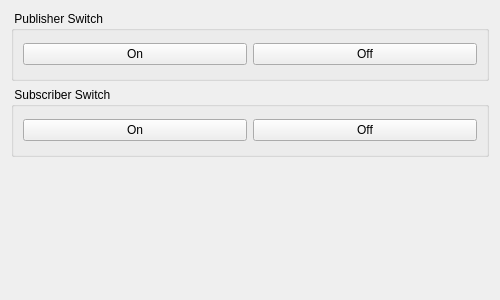
<?xml version="1.0" encoding="UTF-8"?>
<ui version="4.0">
 <class>RqtExampleWidget</class>
 <widget class="QWidget" name="RqtExampleWidget">
  <property name="enabled">
   <bool>true</bool>
  </property>
  <property name="geometry">
   <rect>
    <x>0</x>
    <y>0</y>
    <width>500</width>
    <height>300</height>
   </rect>
  </property>
  <property name="sizePolicy">
   <sizepolicy hsizetype="Minimum" vsizetype="Minimum">
    <horstretch>0</horstretch>
    <verstretch>0</verstretch>
   </sizepolicy>
  </property>
  <property name="minimumSize">
   <size>
    <width>500</width>
    <height>300</height>
   </size>
  </property>
  <property name="contextMenuPolicy">
   <enum>Qt::ActionsContextMenu</enum>
  </property>
  <property name="windowTitle">
   <string>RQT Example</string>
  </property>
  <layout class="QHBoxLayout" name="horizontalLayout">
   <item>
    <layout class="QVBoxLayout" name="verticalLayout_1">
     <item>
      <widget class="QGroupBox" name="groupBox_2">
       <property name="sizePolicy">
        <sizepolicy hsizetype="MinimumExpanding" vsizetype="Minimum">
         <horstretch>0</horstretch>
         <verstretch>0</verstretch>
        </sizepolicy>
       </property>
       <property name="minimumSize">
        <size>
         <width>200</width>
         <height>70</height>
        </size>
       </property>
       <property name="title">
        <string> Publisher Switch</string>
       </property>
       <layout class="QGridLayout" name="gridLayout">
        <item row="0" column="1">
         <widget class="QPushButton" name="pub_off_button">
          <property name="text">
           <string>Off</string>
          </property>
         </widget>
        </item>
        <item row="0" column="0">
         <widget class="QPushButton" name="pub_on_button">
          <property name="text">
           <string>On</string>
          </property>
         </widget>
        </item>
       </layout>
      </widget>
     </item>
     <item>
      <widget class="QGroupBox" name="groupBox_3">
       <property name="sizePolicy">
        <sizepolicy hsizetype="MinimumExpanding" vsizetype="Minimum">
         <horstretch>0</horstretch>
         <verstretch>0</verstretch>
        </sizepolicy>
       </property>
       <property name="minimumSize">
        <size>
         <width>200</width>
         <height>70</height>
        </size>
       </property>
       <property name="title">
        <string> Subscriber Switch</string>
       </property>
       <layout class="QGridLayout" name="gridLayout">
        <item row="0" column="1">
         <widget class="QPushButton" name="sub_off_button">
          <property name="text">
           <string>Off</string>
          </property>
         </widget>
        </item>
        <item row="0" column="0">
         <widget class="QPushButton" name="sub_on_button">
          <property name="text">
           <string>On</string>
          </property>
         </widget>
        </item>
       </layout>
      </widget>
     </item>
     <item>
      <spacer name="verticalSpacer">
       <property name="orientation">
        <enum>Qt::Vertical</enum>
       </property>
       <property name="sizeHint" stdset="0">
        <size>
         <width>20</width>
         <height>233</height>
        </size>
       </property>
      </spacer>
     </item>
    </layout>
   </item>
  </layout>
  <action name="action_Quit">
   <property name="text">
    <string>&amp;Quit</string>
   </property>
   <property name="shortcut">
    <string>Ctrl+Q</string>
   </property>
   <property name="shortcutContext">
    <enum>Qt::ApplicationShortcut</enum>
   </property>
  </action>
  <action name="action_Preferences">
   <property name="text">
    <string>&amp;Preferences</string>
   </property>
  </action>
  <action name="action_about">
   <property name="text">
    <string>&amp;About</string>
   </property>
  </action>
  <action name="action_about_Qt">
   <property name="text">
    <string>About &amp;Qt</string>
   </property>
  </action>
 </widget>
 <resources/>
 <connections/>
</ui>
